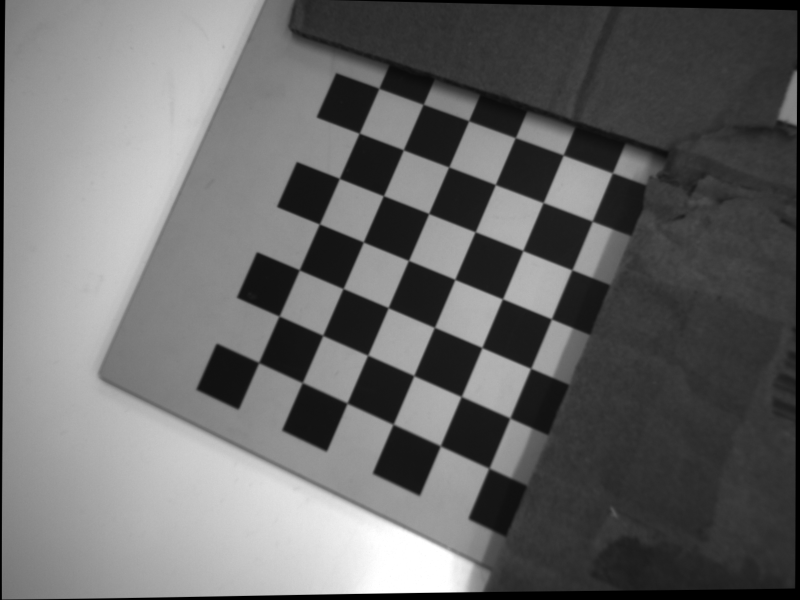
#> input picture 2024-11-23/img_16-46-59.png, 2400 x 1800 px (shown at 1/3 size); its folder holds 4 pictures in this run
$ python handeye_calib_quaternion_1123.py
#> lines starting #> are read from the running program, lines starting #| are printed output that depends on the picture; long printed decimals are rounded
import cv2
import numpy as np
import glob
import matplotlib.pyplot as plt
import os
from scipy.spatial.transform import Rotation as R
import pandas as pd
import math

def find_chessboard_corners(images, pattern_size, ShowCorners=False):
    """Finds the chessboard patterns and, if ShowImage is True, shows the images with the corners"""
    chessboard_corners = []
    IndexWithImg = []
    i = 0
    print("Finding corners...")
    for image in images:
        print(">>>>>>>>>>", i)
        gray = cv2.cvtColor(image, cv2.COLOR_BGR2GRAY)
        ret, corners = cv2.findChessboardCorners(gray, pattern_size)
        if ret:  # Only process if chessboard corners are found
            criteria = (cv2.TERM_CRITERIA_EPS + cv2.TERM_CRITERIA_MAX_ITER, 30, 0.001)
            corners = cv2.cornerSubPix(gray, corners, (10, 10), (-1, -1), criteria)
            chessboard_corners.append(corners)

            cv2.drawChessboardCorners(image, pattern_size, corners, ret)
            if ShowCorners:
                plt.imshow(image)
                plt.title("Detected corner in image: " + str(i))
                plt.show()

            IndexWithImg.append(i)
        else:
            print(f"No chessboard found in image: {i}")  # Log failed images
        i += 1
    return chessboard_corners, IndexWithImg


def calculate_intrinsics(chessboard_corners, IndexWithImg, pattern_size, square_size, ImgSize, ShowProjectError=False):
    """Calculates the intrinsic camera parameters fx, fy, cx, cy from the images"""
    imgpoints = chessboard_corners
    objpoints = []
    for i in range(len(IndexWithImg)):
        objp = np.zeros((pattern_size[0] * pattern_size[1], 3), np.float32)
        objp[:, :2] = np.mgrid[0:pattern_size[0], 0:pattern_size[1]].T.reshape(-1, 2) * square_size
        objpoints.append(objp)

    ret, mtx, dist, rvecs, tvecs = cv2.calibrateCamera(objpoints, imgpoints, ImgSize, None, None)

    print("The projection error from the calibration is: ",
          calculate_reprojection_error(objpoints, imgpoints, rvecs, tvecs, mtx, dist, ShowProjectError))
    print(mtx)
    return mtx


def calculate_reprojection_error(objpoints, imgpoints, rvecs, tvecs, mtx, dist, ShowPlot=False):
    """Calculates the reprojection error of the camera for each image"""
    total_error = 0
    num_points = 0
    errors = []

    for i in range(len(objpoints)):
        imgpoints_projected, _ = cv2.projectPoints(objpoints[i], rvecs[i], tvecs[i], mtx, dist)
        imgpoints_projected = imgpoints_projected.reshape(-1, 1, 2)
        error = cv2.norm(imgpoints[i], imgpoints_projected, cv2.NORM_L2) / len(imgpoints_projected)
        errors.append(error)
        total_error += error
        num_points += 1

    mean_error = total_error / num_points
    return mean_error


def compute_camera_poses(chessboard_corners, pattern_size, square_size, intrinsic_matrix, Testing=False):
    """Takes the chessboard corners and computes the camera poses"""
    object_points = np.zeros((pattern_size[0] * pattern_size[1], 3), dtype=np.float32)
    object_points[:, :2] = np.mgrid[0:pattern_size[0], 0:pattern_size[1]].T.reshape(-1, 2) * square_size

    RTarget2Cam = []
    TTarget2Cam = []
    i = 1
    for corners in chessboard_corners:
        _, rvec, tvec = cv2.solvePnP(object_points, corners, intrinsic_matrix, None)
        if Testing:
            print("Current iteration: ", i, " out of ", len(chessboard_corners[0]), " iterations.")
            print("rvec[0]: ", rvec[0])
            print("rvec[1]: ", rvec[1])
            print("rvec[2]: ", rvec[2])
            print("tvec[0]: ", tvec[0])
            print("tvec[1]: ", tvec[1])
            print("tvec[2]: ", tvec[2])
        i = 1 + i
        R, _ = cv2.Rodrigues(rvec)
        RTarget2Cam.append(R)
        TTarget2Cam.append(tvec)

    return RTarget2Cam, TTarget2Cam


# Example image directory
image_folder = "./2024-11-23"
image_files = sorted(glob.glob(f'{image_folder}/img_*.png'))
images = [cv2.imread(f) for f in image_files]
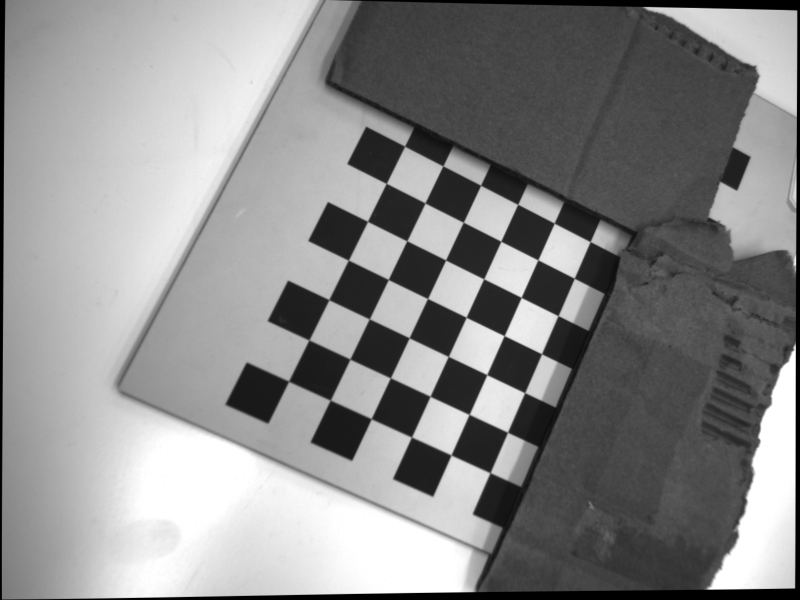
#> input picture 2024-11-23/img_16-52-35.png, 2400 x 1800 px (shown at 1/3 size)
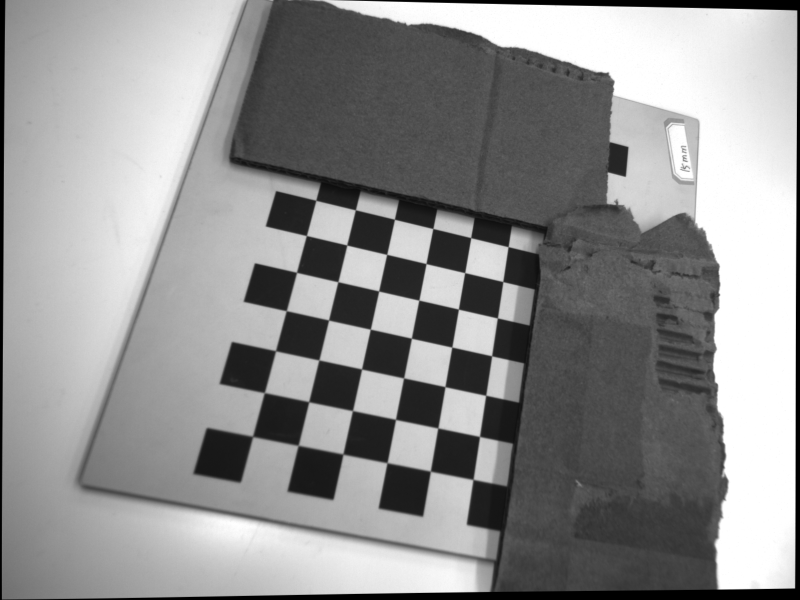
#> input picture 2024-11-23/img_16-55-05.png, 2400 x 1800 px (shown at 1/3 size)
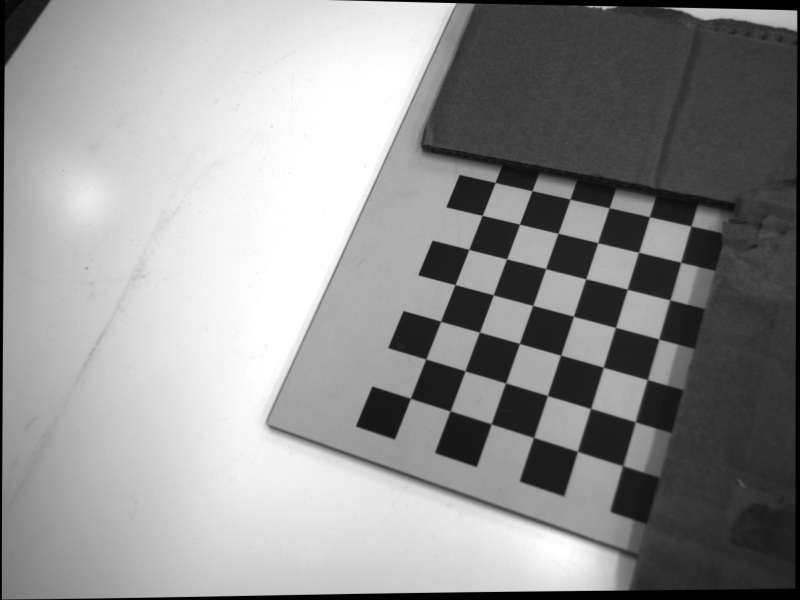
#> input picture 2024-11-23/img_16-56-57.png, 2400 x 1800 px (shown at 1/3 size)
#> images = 4 items

pattern_size = (6, 5)
square_size = 15 / 1000
ShowProjectError = True
ShowCorners = False

# Camera calibration
chessboard_corners, IndexWithImg = find_chessboard_corners(images, pattern_size, ShowCorners=ShowCorners)
#> the loop in find_chessboard_corners, `for image in images:` made 4 passes
#| >>>>>>>>>> 0
#| >>>>>>>>>> 1
#| >>>>>>>>>> 2
#| >>>>>>>>>> 3
#> after the loop in find_chessboard_corners, `for image in images:`: IndexWithImg = [0, 1, 2, 3]; chessboard_corners = 4 items; i = 4
#> chessboard_corners = 4 items; IndexWithImg = [0, 1, 2, 3]
intrinsic_matrix = calculate_intrinsics(chessboard_corners, IndexWithImg,
                                        pattern_size, square_size,
                                        images[0].shape[:2][::-1], ShowProjectError=ShowProjectError)
#> in calculate_intrinsics, `imgpoints = chessboard_corners`: imgpoints = 4 items
#> the loop in calculate_intrinsics, `for i in range(len(IndexWithImg)):` made 4 passes
#> in calculate_intrinsics, `ret, mtx, dist, rvecs, tvecs = cv2.calibrateCamera(objpoints, imgpoint..`: ret = 0.0777; mtx = [[2283, 0, 1407.3], [0, 2282.2, 894.2], [0, 0, 1]]; dist = [[-0.011, 0.00529, 2.41e-05, -0.000589, -0.0303]]; rvecs = ([-0.205, 0.0715, -1.17], [0.0304, -0.238, -1.12], [-0.15, -0.43, -1.35], [-0.464, -0.11, -1.23]); tvecs = ([-0.0624, 0.0192, 0.226], [-0.0594, 0.0275, 0.251], [-0.0709, 0.0455, 0.25], [-0.0203, 0.0349, 0.264])
#> the loop in calculate_reprojection_error, `for i in range(len(objpoints)):` made 4 passes
#> (error, total_error) on passes 1 to 4: (0.0172, 0.0172), (0.013, 0.0302), (0.0128, 0.043), (0.0132, 0.0563)
#> after the loop in calculate_reprojection_error, `for i in range(len(objpoints)):`: errors = [0.0172, 0.013, 0.0128, 0.0132]; num_points = 4; total_error = 0.0563
#> in calculate_reprojection_error, `mean_error = total_error / num_points`: mean_error = 0.0141
#| The projection error from the calibration is:  0.01406
#| [[2.28298392e+03 0.00000000e+00 1.40727459e+03]
#|  [0.00000000e+00 2.28216501e+03 8.94201169e+02]
#|  [0.00000000e+00 0.00000000e+00 1.00000000e+00]]
#> intrinsic_matrix = [[2283, 0, 1407.3], [0, 2282.2, 894.2], [0, 0, 1]]

# Calculate camera extrinsics
RTarget2Cam, TTarget2Cam = compute_camera_poses(chessboard_corners, pattern_size, square_size, intrinsic_matrix)
#> the loop in compute_camera_poses, `for corners in chessboard_corners:` made 4 passes
#> (rvec, tvec) on passes 1 to 4: ([-0.205, 0.0714, -1.17], [-0.0624, 0.0192, 0.226]), ([0.0304, -0.237, -1.12], [-0.0594, 0.0275, 0.251]), ([-0.15, -0.43, -1.35], [-0.0709, 0.0455, 0.25]), ([-0.464, -0.109, -1.23], [-0.0203, 0.0349, 0.264])
#> after the loop in compute_camera_poses, `for corners in chessboard_corners:`: RTarget2Cam = 4 items; TTarget2Cam = [[-0.0624, 0.0192, 0.226], [-0.0594, 0.0275, 0.251], [-0.0709, 0.0455, 0.25], [-0.0203, 0.0349, 0.264]]; i = 5
#> RTarget2Cam = 4 items

# Poses with translation and quaternion data
# Each pose is now: [tx, ty, tz, qx, qy, qz, qw]
poses = [
    [0.19279098503458428, -0.8156695974368794, 0.08361089979792864,  -0.8350636088670056, 0.5399425293099728, 0.031269994456966745,  0.10076220340496435],
    [0.14660590502003168, -0.6846951092040476, 0.11193899222691063,  0.8464301018076564, -0.5196154224902066, 0.11618946110617055,  0.007476937345067267],
    [0.08186171437311554, -0.7032758344374039, 0.10466125204977654,  -0.7634896561286731, 0.6091946925109409, -0.20029447658227803,  0.07646891036003954],
    [0.07953020438655439, -0.8208629112465771, 0.11079481179110609,  -0.7952202682847488, 0.5622369261800323, -0.05174455556519199,  0.22099064396060283],
    [0.057897228635413314, -0.844888291921343, 0.09147076659922324,  -0.9244292141462087, 0.3066630317197714, -0.1026243785488879,  0.20213027961420343],
    [0.20864639633362328, -0.8705851845136263, 0.08992303598567848,  -0.9837686932942945, -0.03312349262808584, 0.044303193782922065,  0.17070213633925732],
    [0.2834018982812924, -0.8117824227335609, 0.1404760130460035,  -0.9701342212393357, 0.1625595117521107, 0.14674912759470676,  0.10430096581266957],
    [0.3541974984245776, -0.7170846364820378, 0.1404767948023691,  0.9618817016066857, -0.22612570864107998, -0.13721957920655914,  0.06943733209283777],
    [0.3273915088298732, -0.666146381361912, 0.1256534907541716,  0.9663998651254534, -0.20414686411279545, -0.07789627006401291,  0.13537920692828592],
    [0.23332606369842637, -0.6232109583101895, 0.1307124201101345,  0.9778413378046376, -0.09431998835924565, 0.008268804487675151,  0.18671284034231014],
    [0.09627418026056929, -0.6551873253971212, 0.11255953812430712,  0.9789546661503143, 0.0127228070742904, 0.09505887766943999,  0.18013800703600433],
    [0.10614736732669161, -0.6448414244503367, 0.11861159055387027,  0.9754228190509249, 0.13327129010516933, 0.09616836081964543,  0.14676761797383311],
    [0.22102356194195782, -0.6689001796185841, 0.12787211057573467,  0.9462129718885854, 0.2950695549073549, -0.018644212311998976,  0.13140533833833265],
    [0.2862942241534878, -0.6242989780623049, 0.12774821674634446,  0.814579224704971, 0.5504233100944989, -0.15701549138374457,  0.09402660181663906],
    [0.1662478868121979, -0.565777284513841, 0.10432536246006884,  0.6464898570250361, 0.7285783940253824, -0.1196148227827379,  0.19213714553359384],
    [0.15057724898813352, -0.6997060800674487, 0.10432513239476941,  0.6790243368163188, 0.7215621418216156, -0.0500987226687842,  0.12555534034009638],
    [0.20648011459476381, -0.7224662296958205, 0.15626125643903593,  0.49710462135500655, 0.8663641309376184, -0.01901654861625843,  0.04402906915807106],
    [0.18433931115941904, -0.7533615663646885, 0.12439437985579006,  0.728033029189299, 0.6816269340810345, 0.05091821347152542,  0.05253538504294503],
    [0.22298909900941769, -0.796716217731753, 0.12439994078329443,  -0.5303018826975658, -0.8447508981123596, -0.05249326613543675,  0.049196446581164344],
]

REnd2Base = []
TEnd2Base = []
for pose in poses:
    # Extract translation and quaternion
    translation = pose[:3]
    quaternion = pose[3:]

    # Convert quaternion to rotation matrix
    REnd2Base.append(R.from_quat(quaternion).as_matrix())
    TEnd2Base.append(translation)

REnd2Base = np.array(REnd2Base)
TEnd2Base = np.array(TEnd2Base)

for i in range(5):
    print("Method:", i)
#> (the run stopped early here; a loop or call above may not have finished)
